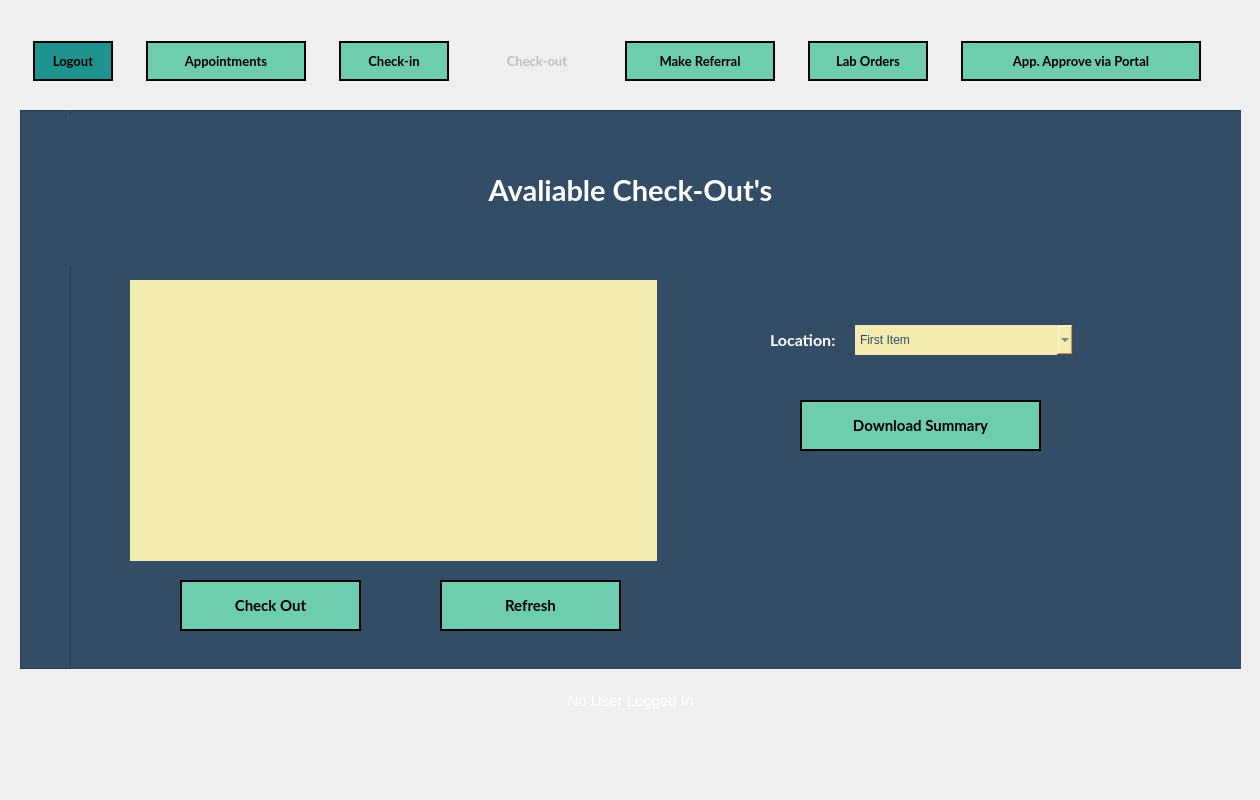
<?xml version="1.0" encoding="UTF-8"?>
<ui version="4.0">
 <class>MainWindow</class>
 <widget class="QMainWindow" name="MainWindow">
  <property name="geometry">
   <rect>
    <x>0</x>
    <y>0</y>
    <width>1260</width>
    <height>800</height>
   </rect>
  </property>
  <property name="minimumSize">
   <size>
    <width>1260</width>
    <height>800</height>
   </size>
  </property>
  <property name="maximumSize">
   <size>
    <width>1260</width>
    <height>800</height>
   </size>
  </property>
  <property name="windowTitle">
   <string>Forsyth Family Practice Center - [ TEMPLATE ]</string>
  </property>
  <property name="windowIcon">
   <iconset>
    <normaloff>assets/imgs/logo.png</normaloff>assets/imgs/logo.png</iconset>
  </property>
  <property name="styleSheet">
   <string notr="true">border-image: url(:/newPrefix/imgs/app-bg.png);

QGroupBox, QFrame {
	border-image: none;
	border: none;
}</string>
  </property>
  <widget class="QWidget" name="centralwidget">
   <widget class="QGroupBox" name="groupBox_NavBar">
    <property name="geometry">
     <rect>
      <x>20</x>
      <y>40</y>
      <width>1221</width>
      <height>80</height>
     </rect>
    </property>
    <property name="styleSheet">
     <string notr="true">border: none; border-image: none;</string>
    </property>
    <property name="title">
     <string/>
    </property>
    <widget class="QWidget" name="layoutWidget">
     <property name="geometry">
      <rect>
       <x>0</x>
       <y>0</y>
       <width>1201</width>
       <height>42</height>
      </rect>
     </property>
     <layout class="QHBoxLayout" name="Layout_NavBar">
      <property name="spacing">
       <number>20</number>
      </property>
      <item>
       <widget class="QPushButton" name="Nav_LogoutBtn">
        <property name="minimumSize">
         <size>
          <width>80</width>
          <height>40</height>
         </size>
        </property>
        <property name="maximumSize">
         <size>
          <width>60</width>
          <height>16777215</height>
         </size>
        </property>
        <property name="font">
         <font>
          <family>Lato</family>
          <pointsize>10</pointsize>
          <weight>75</weight>
          <bold>true</bold>
         </font>
        </property>
        <property name="cursor">
         <cursorShape>PointingHandCursor</cursorShape>
        </property>
        <property name="styleSheet">
         <string notr="true">QPushButton {
	border-image: none;
	background-color: rgb(30, 147, 143);
	color: black;
	border: 2px solid black;
}

QPushButton::hover {
	background-color: rgb(14, 81, 85);
	color: white;
}</string>
        </property>
        <property name="text">
         <string>Logout</string>
        </property>
       </widget>
      </item>
      <item>
       <widget class="QPushButton" name="Nav_Appointments">
        <property name="sizePolicy">
         <sizepolicy hsizetype="Preferred" vsizetype="Fixed">
          <horstretch>0</horstretch>
          <verstretch>0</verstretch>
         </sizepolicy>
        </property>
        <property name="minimumSize">
         <size>
          <width>160</width>
          <height>40</height>
         </size>
        </property>
        <property name="maximumSize">
         <size>
          <width>90</width>
          <height>16777215</height>
         </size>
        </property>
        <property name="font">
         <font>
          <family>Lato</family>
          <pointsize>10</pointsize>
          <weight>75</weight>
          <bold>true</bold>
         </font>
        </property>
        <property name="cursor">
         <cursorShape>PointingHandCursor</cursorShape>
        </property>
        <property name="autoFillBackground">
         <bool>false</bool>
        </property>
        <property name="styleSheet">
         <string notr="true">QPushButton {
	border-image: none;
	background-color: #6ECCAF;
	color: black;
	border: 2px solid black;
}

QPushButton::hover {
	background-color: rgb(139, 231, 100);
	color: white;
}</string>
        </property>
        <property name="text">
         <string>Appointments</string>
        </property>
       </widget>
      </item>
      <item>
       <widget class="QPushButton" name="Nav_CheckinBtn">
        <property name="minimumSize">
         <size>
          <width>110</width>
          <height>40</height>
         </size>
        </property>
        <property name="maximumSize">
         <size>
          <width>80</width>
          <height>16777215</height>
         </size>
        </property>
        <property name="font">
         <font>
          <family>Lato</family>
          <pointsize>10</pointsize>
          <weight>75</weight>
          <bold>true</bold>
         </font>
        </property>
        <property name="cursor">
         <cursorShape>PointingHandCursor</cursorShape>
        </property>
        <property name="styleSheet">
         <string notr="true">QPushButton {
	border-image: none;
	background-color: #6ECCAF;
	color: black;
	border: 2px solid black;
}

QPushButton::hover {
	background-color: rgb(139, 231, 100);
	color: white;
}

</string>
        </property>
        <property name="text">
         <string>Check-in</string>
        </property>
       </widget>
      </item>
      <item>
       <widget class="QPushButton" name="Nav_CheckoutBtn">
        <property name="enabled">
         <bool>false</bool>
        </property>
        <property name="minimumSize">
         <size>
          <width>110</width>
          <height>40</height>
         </size>
        </property>
        <property name="maximumSize">
         <size>
          <width>90</width>
          <height>16777215</height>
         </size>
        </property>
        <property name="font">
         <font>
          <family>Lato</family>
          <pointsize>10</pointsize>
          <weight>75</weight>
          <bold>true</bold>
         </font>
        </property>
        <property name="cursor">
         <cursorShape>PointingHandCursor</cursorShape>
        </property>
        <property name="styleSheet">
         <string notr="true">QPushButton {
	border-image: none;
	background-color: rgba(110, 204, 175, .2);
	color: rgba(0, 0, 0, .2);
	border: 2px solid rgba(0, 0, 0, .2);
}

QPushButton::hover {
	background-color: rgb(139, 231, 100);
	color: white;
}</string>
        </property>
        <property name="text">
         <string>Check-out</string>
        </property>
       </widget>
      </item>
      <item>
       <widget class="QPushButton" name="Nav_MakeReferralBtn">
        <property name="minimumSize">
         <size>
          <width>150</width>
          <height>40</height>
         </size>
        </property>
        <property name="maximumSize">
         <size>
          <width>110</width>
          <height>16777215</height>
         </size>
        </property>
        <property name="font">
         <font>
          <family>Lato</family>
          <pointsize>10</pointsize>
          <weight>75</weight>
          <bold>true</bold>
         </font>
        </property>
        <property name="cursor">
         <cursorShape>PointingHandCursor</cursorShape>
        </property>
        <property name="styleSheet">
         <string notr="true">QPushButton {
	border-image: none;
	background-color: #6ECCAF;
	color: black;
	border: 2px solid black;
}

QPushButton::hover {
	background-color: rgb(139, 231, 100);
	color: white;
}
</string>
        </property>
        <property name="text">
         <string>Make Referral</string>
        </property>
       </widget>
      </item>
      <item>
       <widget class="QPushButton" name="Nav_LabOrdersBtn">
        <property name="minimumSize">
         <size>
          <width>120</width>
          <height>40</height>
         </size>
        </property>
        <property name="maximumSize">
         <size>
          <width>90</width>
          <height>16777215</height>
         </size>
        </property>
        <property name="font">
         <font>
          <family>Lato</family>
          <pointsize>10</pointsize>
          <weight>75</weight>
          <bold>true</bold>
         </font>
        </property>
        <property name="cursor">
         <cursorShape>PointingHandCursor</cursorShape>
        </property>
        <property name="styleSheet">
         <string notr="true">QPushButton {
	border-image: none;
	background-color: #6ECCAF;
	color: black;
	border: 2px solid black;
}

QPushButton::hover {
	background-color: rgb(139, 231, 100);
	color: white;
}</string>
        </property>
        <property name="text">
         <string>Lab Orders</string>
        </property>
       </widget>
      </item>
      <item>
       <widget class="QPushButton" name="Nav_ApproveAppointmentsBtn">
        <property name="minimumSize">
         <size>
          <width>240</width>
          <height>40</height>
         </size>
        </property>
        <property name="maximumSize">
         <size>
          <width>90</width>
          <height>16777215</height>
         </size>
        </property>
        <property name="font">
         <font>
          <family>Lato</family>
          <pointsize>10</pointsize>
          <weight>75</weight>
          <bold>true</bold>
         </font>
        </property>
        <property name="cursor">
         <cursorShape>PointingHandCursor</cursorShape>
        </property>
        <property name="styleSheet">
         <string notr="true">QPushButton {
	border-image: none;
	background-color: #6ECCAF;
	color: black;
	border: 2px solid black;
}

QPushButton::hover {
	background-color: rgb(139, 231, 100);
	color: white;
}</string>
        </property>
        <property name="text">
         <string>App. Approve via Portal</string>
        </property>
       </widget>
      </item>
     </layout>
    </widget>
   </widget>
   <widget class="QFrame" name="Main_Frame">
    <property name="geometry">
     <rect>
      <x>20</x>
      <y>110</y>
      <width>1221</width>
      <height>559</height>
     </rect>
    </property>
    <property name="minimumSize">
     <size>
      <width>0</width>
      <height>0</height>
     </size>
    </property>
    <property name="maximumSize">
     <size>
      <width>16777215</width>
      <height>16777215</height>
     </size>
    </property>
    <property name="styleSheet">
     <string notr="true">QFrame {
	border-image: none;
	background-color: rgb(52, 77, 103);
}



QLineEdit, QComboBox, QDateEdit, QDateTimeEdit, QListView {
	border-image: none;
    border: none;
	min-width: 200px;
	height: 30px;
	background-color: #F3ECB0;
	color: #344D67;
	font-family: &quot;MS Shell Dlg 2&quot;;
	font-size: 11;
}

QLabel {
	color: white;
}</string>
    </property>
    <property name="frameShape">
     <enum>QFrame::StyledPanel</enum>
    </property>
    <property name="frameShadow">
     <enum>QFrame::Raised</enum>
    </property>
    <widget class="QFrame" name="InputFrame">
     <property name="geometry">
      <rect>
       <x>50</x>
       <y>0</y>
       <width>1251</width>
       <height>561</height>
      </rect>
     </property>
     <property name="styleSheet">
      <string notr="true">border-image: none;
</string>
     </property>
     <property name="frameShape">
      <enum>QFrame::StyledPanel</enum>
     </property>
     <property name="frameShadow">
      <enum>QFrame::Raised</enum>
     </property>
     <widget class="QWidget" name="verticalLayoutWidget">
      <property name="geometry">
       <rect>
        <x>0</x>
        <y>0</y>
        <width>1121</width>
        <height>161</height>
       </rect>
      </property>
      <layout class="QVBoxLayout" name="verticalLayout">
       <item>
        <widget class="QLabel" name="Lable_CheckIns">
         <property name="minimumSize">
          <size>
           <width>0</width>
           <height>150</height>
          </size>
         </property>
         <property name="maximumSize">
          <size>
           <width>16777215</width>
           <height>150</height>
          </size>
         </property>
         <property name="font">
          <font>
           <family>Lato</family>
           <pointsize>22</pointsize>
           <weight>75</weight>
           <bold>true</bold>
          </font>
         </property>
         <property name="styleSheet">
          <string notr="true">QLabel {
	color: white;
}</string>
         </property>
         <property name="text">
          <string>Avaliable Check-Out's</string>
         </property>
         <property name="alignment">
          <set>Qt::AlignCenter</set>
         </property>
        </widget>
       </item>
      </layout>
     </widget>
     <widget class="QPushButton" name="Btn_CheckOut">
      <property name="geometry">
       <rect>
        <x>110</x>
        <y>470</y>
        <width>181</width>
        <height>51</height>
       </rect>
      </property>
      <property name="font">
       <font>
        <family>Lato</family>
        <pointsize>11</pointsize>
        <weight>75</weight>
        <bold>true</bold>
       </font>
      </property>
      <property name="cursor">
       <cursorShape>PointingHandCursor</cursorShape>
      </property>
      <property name="styleSheet">
       <string notr="true">QPushButton {
	border-image: none;
	background-color: #6ECCAF;
	color: black;
	border: 2px solid black;
}

QPushButton::hover {
	background-color: rgb(139, 231, 100);
	color: white;
}

</string>
      </property>
      <property name="text">
       <string>Check Out</string>
      </property>
     </widget>
     <widget class="QPushButton" name="Btn_Refresh">
      <property name="geometry">
       <rect>
        <x>370</x>
        <y>470</y>
        <width>181</width>
        <height>51</height>
       </rect>
      </property>
      <property name="font">
       <font>
        <family>Lato</family>
        <pointsize>11</pointsize>
        <weight>75</weight>
        <bold>true</bold>
       </font>
      </property>
      <property name="cursor">
       <cursorShape>PointingHandCursor</cursorShape>
      </property>
      <property name="styleSheet">
       <string notr="true">QPushButton {
	border-image: none;
	background-color: #6ECCAF;
	color: black;
	border: 2px solid black;
}

QPushButton::hover {
	background-color: rgb(139, 231, 100);
	color: white;
}

</string>
      </property>
      <property name="text">
       <string>Refresh</string>
      </property>
     </widget>
     <widget class="QListWidget" name="listWidget_Check_ins">
      <property name="geometry">
       <rect>
        <x>60</x>
        <y>170</y>
        <width>527</width>
        <height>281</height>
       </rect>
      </property>
      <property name="minimumSize">
       <size>
        <width>200</width>
        <height>0</height>
       </size>
      </property>
      <property name="styleSheet">
       <string notr="true">QListView::item:selected {
	background-color: #4a90d9
}
</string>
      </property>
     </widget>
     <widget class="QPushButton" name="Btn_CheckOutSummary">
      <property name="geometry">
       <rect>
        <x>730</x>
        <y>290</y>
        <width>241</width>
        <height>51</height>
       </rect>
      </property>
      <property name="font">
       <font>
        <family>Lato</family>
        <pointsize>11</pointsize>
        <weight>75</weight>
        <bold>true</bold>
       </font>
      </property>
      <property name="cursor">
       <cursorShape>PointingHandCursor</cursorShape>
      </property>
      <property name="styleSheet">
       <string notr="true">QPushButton {
	border-image: none;
	background-color: #6ECCAF;
	color: black;
	border: 2px solid black;
}

QPushButton::hover {
	background-color: rgb(139, 231, 100);
	color: white;
}

</string>
      </property>
      <property name="text">
       <string>Download Summary</string>
      </property>
     </widget>
     <widget class="QWidget" name="verticalLayoutWidget_2">
      <property name="geometry">
       <rect>
        <x>700</x>
        <y>190</y>
        <width>303</width>
        <height>80</height>
       </rect>
      </property>
      <layout class="QVBoxLayout" name="verticalLayout_3">
       <item>
        <layout class="QHBoxLayout" name="horizontalLayout_2">
         <item>
          <widget class="QLabel" name="Label_Location">
           <property name="font">
            <font>
             <family>Lato</family>
             <pointsize>12</pointsize>
             <weight>75</weight>
             <bold>true</bold>
            </font>
           </property>
           <property name="styleSheet">
            <string notr="true"/>
           </property>
           <property name="text">
            <string>Location:</string>
           </property>
          </widget>
         </item>
         <item>
          <widget class="QComboBox" name="comboBox_Locations">
           <property name="styleSheet">
            <string notr="true"/>
           </property>
           <item>
            <property name="text">
             <string>First Item</string>
            </property>
           </item>
           <item>
            <property name="text">
             <string>Item 2</string>
            </property>
           </item>
          </widget>
         </item>
        </layout>
       </item>
      </layout>
     </widget>
    </widget>
   </widget>
   <widget class="QGroupBox" name="horizontalGroupBox">
    <property name="geometry">
     <rect>
      <x>20</x>
      <y>670</y>
      <width>1221</width>
      <height>61</height>
     </rect>
    </property>
    <property name="styleSheet">
     <string notr="true">QGroupBox {
	border: none;
	border-image: none;
	background-color: none;
}</string>
    </property>
    <layout class="QHBoxLayout" name="horizontalLayout_5">
     <item>
      <widget class="QLabel" name="currentUserLabel">
       <property name="font">
        <font>
         <pointsize>11</pointsize>
        </font>
       </property>
       <property name="styleSheet">
        <string notr="true">QLabel {
	background-color: none;
	border-image: none;
	color: white;
}</string>
       </property>
       <property name="text">
        <string>No User Logged In</string>
       </property>
       <property name="alignment">
        <set>Qt::AlignCenter</set>
       </property>
      </widget>
     </item>
    </layout>
   </widget>
  </widget>
 </widget>
 <resources>
  <include location="assets/qrc/app-bg.qrc"/>
 </resources>
 <connections/>
</ui>
